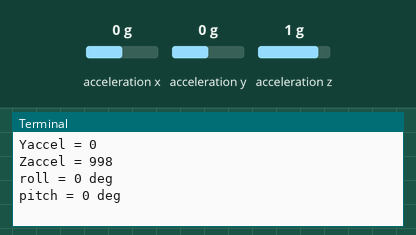
The program below on a simulated Raspberry Pi (BCM pin numbers). On the bench: the last lines printed to the terminal. The inputs (shaded band) are chosen by the test bench; at power-on: acceleration x 0 g, acceleration y 0 g, acceleration z 1 g. Library files of the repository ran but are not shown: adxl345.py.

Above: at 1.8 s.
1.9 s: acceleration x set to -1.4 g
At 2.9 s:
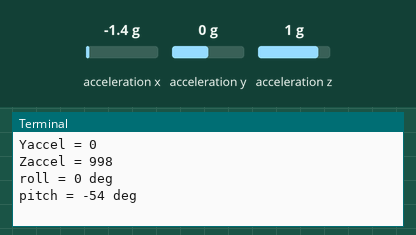
3.4 s: acceleration y set to -1.4 g
At 4.3 s:
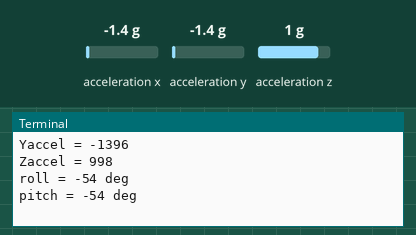
4.9 s: acceleration z set to -1.4 g
At 5.8 s:
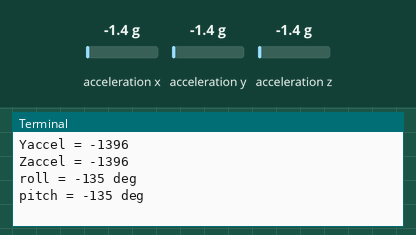
Timing chart, 0 to 7.9 s (numbered marks = the images above; inputs shaded):
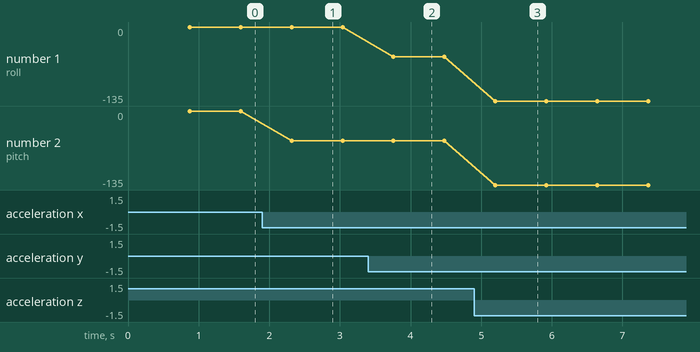

The program:

main.py
```python
#!/usr/bin/env python
# -*- coding: utf-8 -*-
#
# Device driver for ADXL345
# 3-axis accelerometer
#
# Reference documents
#  http://www.analog.com/media/jp/technical-documentation/data-sheets/ADXL345_jp.pdf
#
# 2016/12/29
# Maho Takara
#

import adxl345
from time   import sleep
import math


# Create instance
debug_level = 0
m = adxl345.adxl345(debug_level)

# Self Test
print "Self test result = ", m.selfTest()


# Calibration set bias
m.calibration()


# Loop
while 1:
    (ax,ay,az) = m.get_accel()
    print "Xaccel = %d" % ax
    print "Yaccel = %d" % ay
    print "Zaccel = %d" % az

    roll = math.degrees(math.atan2(ay,az))
    print "roll = %d deg" % roll

    pitch = math.degrees(math.atan2(ax,az))
    print "pitch = %d deg" % pitch
    print

    sleep(0.5)
```

Measured:
- after the input at 1.9 s, the terminal: prints a new line after 0.42 s (image 1)
- after the input at 3.4 s, the terminal: prints a new line after 0.36 s (image 2)
- after the input at 4.9 s, the terminal: prints a new line after 0.30 s (image 3)
- plotted number 1: -54 → -135 after the input at 4.9 s
- plotted number 2: 0 → -54 after the input at 1.9 s, -54 → -135 after the input at 4.9 s
